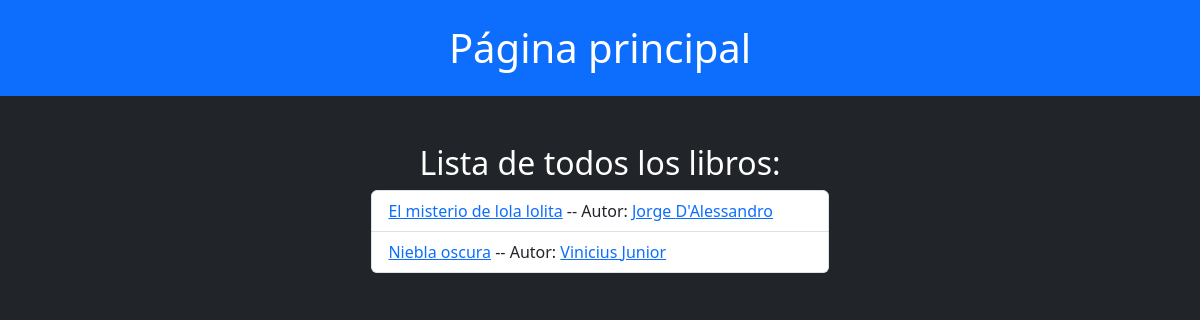
/books/, run on an earlier commit of the app's database.
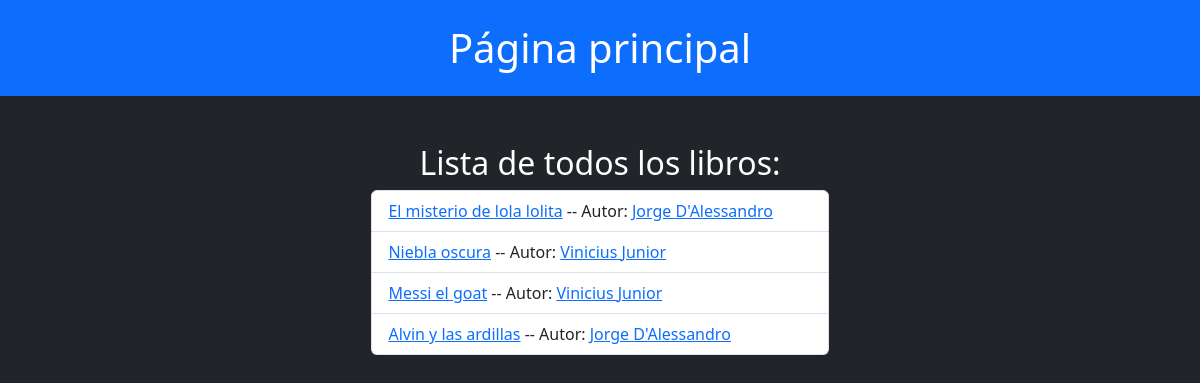
And on a later commit of the database.
### books/models.py (models this page shows, shortened)
class Book(models.Model):
    title = models.CharField(max_length=50)
    authors = models.ForeignKey(Author, on_delete=models.CASCADE)
    genre = models.ForeignKey('Genre', on_delete=models.CASCADE)
    publish_date = models.DateTimeField()
    sumary = models.TextField()

class Author(models.Model):
    first_name = models.CharField(max_length=50)
    last_name = models.CharField(max_length=50)
    birth_date = models.DateTimeField()

### books/views.py (the view)
# urls.py: path("", views.index, name='index'),
def index(request):
    books = Book.objects.all()
    return render(request, 'books/index.html', context={'books': books})

### books/templates/books/index.html (shortened to what this page needs)
<!DOCTYPE html>
<html lang="en">
<head>
    <link href="https://cdn.jsdelivr.net/npm/bootstrap@5.3.3/dist/css/bootstrap.min.css" rel="stylesheet">
</head>
<body class="text-bg-dark">
<h1 class="container-fluid text-center text-bg-primary p-4">Página principal</h1>
<div class="d-grid mt-5 justify-content-center">
    <h2 class="mx-5">Lista de todos los libros: </h2>
    <ul class="list-group">
    {% for book in books %}
        <li class="list-group-item"><a href="{% url 'books:detail' book.id %}">{{ book.title }}</a> -- Autor: <a href="{% url 'books:author_detail' book.authors.id %}">{{ book.authors.first_name }} {{ book.authors.last_name }}</a></li>
    {% endfor %}
    </ul>
</div>
</body>
</html>

What changed in the data, as far as the page shows it:
added Book: title "Messi el goat", authors.first_name "Vinicius", authors.last_name "Junior"
added Book: title "Alvin y las ardillas", authors.first_name "Jorge", authors.last_name "D'Alessandro"
